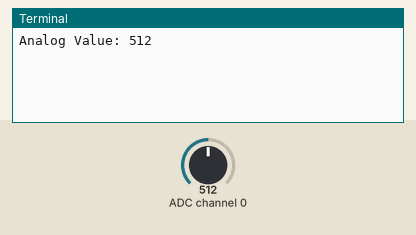
Bench run of a program on a simulated Raspberry Pi (BCM pin numbers). Parts: the last lines printed to the terminal. The test bench sets the inputs (shaded band); at power-on: ADC channel 0 = 512 (analog values on the 0–1023 scale). Requests to the public web service named in the program get a made-up reply in its usual format after 0.4 s (London, UTC, broken clouds, 64 % humidity, 1013 hPa unless stated).

Above: at 1.2 s.
1.3 s: ADC channel 0 set to 716
At 2.7 s:
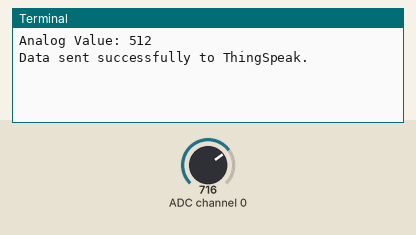
6.3 s: ADC channel 0 set to 900
At 9.2 s:
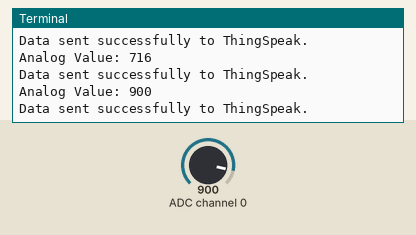
Timing chart, 0 to 10.7 s (numbered marks = the images above; inputs shaded):
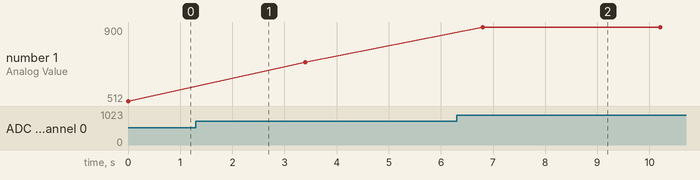

Measured:
- after the input at 6.3 s, the terminal: prints a new line after 0.50 s (image 2)
- plotted number 1: 512 → 716 after the input at 1.3 s, 716 → 900 after the input at 6.3 s

The program:

Ldr_Thingspeak.py
```python
import requests
import time
import RPi.GPIO as GPIO
import Adafruit_MCP3008
import Adafruit_GPIO.SPI as SPI

api_key = "R3I0NBZOT5N0TYX8"
if api_key is None:
    raise ValueError("THINGSPEAK_API_KEY environment variable not set")

api_url = "https://api.thingspeak.com/update.json"

GPIO.setmode(GPIO.BCM)
CLK = 11
MOSI = 10
MISO = 9
CS = 8
mcp = Adafruit_MCP3008.MCP3008(clk=CLK, mosi=MOSI, miso=MISO, cs=CS)

try:
    while True:
        ldr = mcp.read_adc(0)
        print("Analog Value:", ldr)
        time.sleep(1)

        data = {
            "api_key": api_key,
            "field3": ldr
        }

        response = requests.post(api_url, data=data)
        if response.status_code == 200:
            print("Data sent successfully to ThingSpeak.")
        else:
            print("Failed to send data. Status code:", response.status_code)

        time.sleep(2)  # Adjust the sleep interval as needed

except KeyboardInterrupt:
    pass
finally:
    GPIO.cleanup()
```
